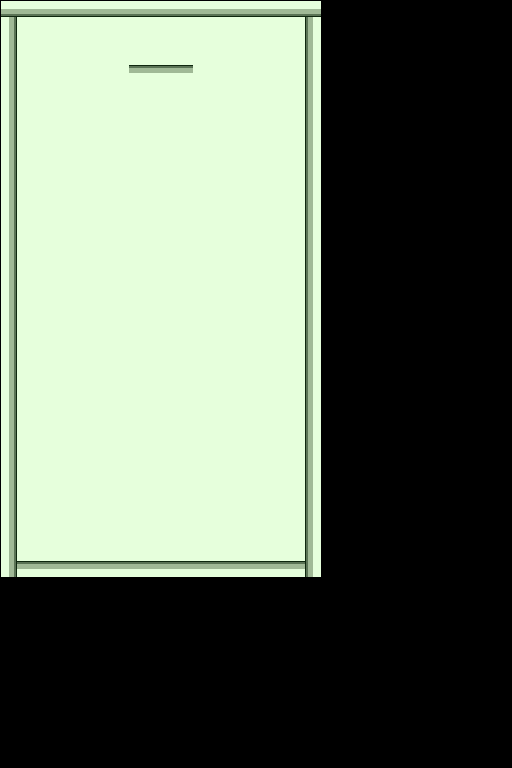

This game map was drawn from its Tiled (.tmx) file and the tilesets committed beside it. A one-line description and the trimmed map source follow:
An orthogonal 32x48 tile map with 16x16 px tiles, 2 tile layers (background, foreground) and 528 objects (522x blockDirt).

<map version="1.0" tiledversion="1.1.4" orientation="orthogonal" renderorder="right-down" width="32" height="48" tilewidth="16" tileheight="16" infinite="0" nextobjectid="605">
 <tileset firstgid="1" name="atlas01" tilewidth="16" tileheight="16" spacing="2" margin="2" tilecount="49" columns="7">
  <tileoffset x="1" y="1" />
  <image source="../textures/atlas01.png" width="128" height="128" />
  <tile id="14">
   <objectgroup draworder="index">
    <object id="4" x="1" y="1" width="16" height="16" />
   </objectgroup>
  </tile>
 </tileset>
 <layer name="background" width="32" height="48">
  <data>[1536 cells, 360 non-empty, 1 distinct tile ids]</data>
 </layer>
 <layer name="foreground" width="32" height="48">
  <data>[1536 cells, 418 non-empty, 5 distinct tile ids]</data>
 </layer>
 <objectgroup name="collision" offsetx="1" offsety="1">
  <object id="1" x="16" y="560" width="288" height="16" />
  <object id="2" x="0" y="0" width="320" height="16" />
  <object id="3" x="0" y="16" width="16" height="560" />
  <object id="4" x="304" y="16" width="16" height="560" />
  <object id="6" x="128" y="64" width="64" height="16" />
 </objectgroup>
 <objectgroup name="blocks" offsetx="1" offsety="1">
  <object id="23" name="blockDirt" gid="15" x="79" y="111" width="16" height="16" />
  <object id="25" name="blockDirt" gid="15" x="95" y="111" width="16" height="16" />
  <object id="38" name="blockDirt" gid="15" x="15" y="111" width="16" height="16" />
  <object id="39" name="blockDirt" gid="15" x="31" y="111" width="16" height="16" />
  <object id="40" name="blockDirt" gid="15" x="47" y="111" width="16" height="16" />
  <object id="41" name="blockDirt" gid="15" x="63" y="111" width="16" height="16" />
  <object id="53" name="blockDirt" gid="15" x="111" y="111" width="16" height="16" />
  <object id="54" name="blockDirt" gid="15" x="127" y="111" width="16" height="16" />
  <object id="55" name="blockDirt" gid="15" x="143" y="111" width="16" height="16" />
  <object id="56" name="blockDirt" gid="15" x="159" y="111" width="16" height="16" />
  <object id="57" name="blockDirt" gid="15" x="175" y="111" width="16" height="16" />
  <object id="58" name="blockDirt" gid="15" x="191" y="111" width="16" height="16" />
  <object id="59" name="blockDirt" gid="15" x="207" y="111" width="16" height="16" />
  <object id="60" name="blockDirt" gid="15" x="223" y="111" width="16" height="16" />
  <object id="61" name="blockDirt" gid="15" x="239" y="111" width="16" height="16" />
  <object id="62" name="blockDirt" gid="15" x="255" y="111" width="16" height="16" />
  <object id="63" name="blockDirt" gid="15" x="271" y="111" width="16" height="16" />
  <object id="64" name="blockDirt" gid="15" x="287" y="111" width="16" height="16" />
  <object id="65" name="blockDirt" gid="15" x="287" y="127" width="16" height="16" />
  <object id="66" name="blockDirt" gid="15" x="271" y="127" width="16" height="16" />
  <object id="67" name="blockDirt" gid="15" x="255" y="127" width="16" height="16" />
  <object id="68" name="blockDirt" gid="15" x="239" y="127" width="16" height="16" />
  <object id="69" name="blockDirt" gid="15" x="223" y="127" width="16" height="16" />
  <object id="70" name="blockDirt" gid="15" x="207" y="127" width="16" height="16" />
  <object id="71" name="blockDirt" gid="15" x="191" y="127" width="16" height="16" />
  <object id="72" name="blockDirt" gid="15" x="175" y="127" width="16" height="16" />
  <object id="73" name="blockDirt" gid="15" x="159" y="127" width="16" height="16" />
  <object id="74" name="blockDirt" gid="15" x="143" y="127" width="16" height="16" />
  <object id="75" name="blockDirt" gid="15" x="127" y="127" width="16" height="16" />
  <object id="76" name="blockDirt" gid="15" x="111" y="127" width="16" height="16" />
  <object id="77" name="blockDirt" gid="15" x="63" y="127" width="16" height="16" />
  <object id="78" name="blockDirt" gid="15" x="47" y="127" width="16" height="16" />
  <object id="79" name="blockDirt" gid="15" x="31" y="127" width="16" height="16" />
  <object id="80" name="blockDirt" gid="15" x="15" y="127" width="16" height="16" />
  <object id="81" name="blockDirt" gid="15" x="95" y="127" width="16" height="16" />
  <object id="82" name="blockDirt" gid="15" x="79" y="127" width="16" height="16" />
  <object id="83" name="blockDirt" gid="15" x="287" y="143" width="16" height="16" />
  <object id="84" name="blockDirt" gid="15" x="271" y="143" width="16" height="16" />
  <object id="85" name="blockDirt" gid="15" x="255" y="143" width="16" height="16" />
  <object id="86" name="blockDirt" gid="15" x="239" y="143" width="16" height="16" />
  <object id="87" name="blockDirt" gid="15" x="223" y="143" width="16" height="16" />
  <object id="88" name="blockDirt" gid="15" x="207" y="143" width="16" height="16" />
  <object id="89" name="blockDirt" gid="15" x="191" y="143" width="16" height="16" />
  <object id="90" name="blockDirt" gid="15" x="175" y="143" width="16" height="16" />
  <object id="91" name="blockDirt" gid="15" x="159" y="143" width="16" height="16" />
  <object id="92" name="blockDirt" gid="15" x="143" y="143" width="16" height="16" />
  <object id="93" name="blockDirt" gid="15" x="127" y="143" width="16" height="16" />
  <object id="94" name="blockDirt" gid="15" x="111" y="143" width="16" height="16" />
  <object id="95" name="blockDirt" gid="15" x="63" y="143" width="16" height="16" />
  <object id="96" name="blockDirt" gid="15" x="47" y="143" width="16" height="16" />
  <object id="97" name="blockDirt" gid="15" x="31" y="143" width="16" height="16" />
  <object id="98" name="blockDirt" gid="15" x="15" y="143" width="16" height="16" />
  <object id="99" name="blockDirt" gid="15" x="95" y="143" width="16" height="16" />
  <object id="100" name="blockDirt" gid="15" x="79" y="143" width="16" height="16" />
  <object id="101" name="blockDirt" gid="15" x="287" y="159" width="16" height="16" />
  <object id="102" name="blockDirt" gid="15" x="271" y="159" width="16" height="16" />
  <object id="103" name="blockDirt" gid="15" x="255" y="159" width="16" height="16" />
  <object id="104" name="blockDirt" gid="15" x="239" y="159" width="16" height="16" />
  <object id="105" name="blockDirt" gid="15" x="223" y="159" width="16" height="16" />
  <object id="106" name="blockDirt" gid="15" x="207" y="159" width="16" height="16" />
  <object id="107" name="blockDirt" gid="15" x="191" y="159" width="16" height="16" />
  <object id="108" name="blockDirt" gid="15" x="175" y="159" width="16" height="16" />
  <object id="109" name="blockDirt" gid="15" x="159" y="159" width="16" height="16" />
  <object id="110" name="blockDirt" gid="15" x="143" y="159" width="16" height="16" />
  <object id="111" name="blockDirt" gid="15" x="127" y="159" width="16" height="16" />
  <object id="112" name="blockDirt" gid="15" x="111" y="159" width="16" height="16" />
  <object id="113" name="blockDirt" gid="15" x="63" y="159" width="16" height="16" />
  <object id="114" name="blockDirt" gid="15" x="47" y="159" width="16" height="16" />
  <object id="115" name="blockDirt" gid="15" x="31" y="159" width="16" height="16" />
  <object id="116" name="blockDirt" gid="15" x="15" y="159" width="16" height="16" />
  <object id="117" name="blockDirt" gid="15" x="95" y="159" width="16" height="16" />
  <object id="118" name="blockDirt" gid="15" x="79" y="159" width="16" height="16" />
  <object id="119" name="blockDirt" gid="15" x="287" y="175" width="16" height="16" />
  <object id="120" name="blockDirt" gid="15" x="271" y="175" width="16" height="16" />
  </objectgroup>
</map>
<!-- 448 of 528 objects omitted -->